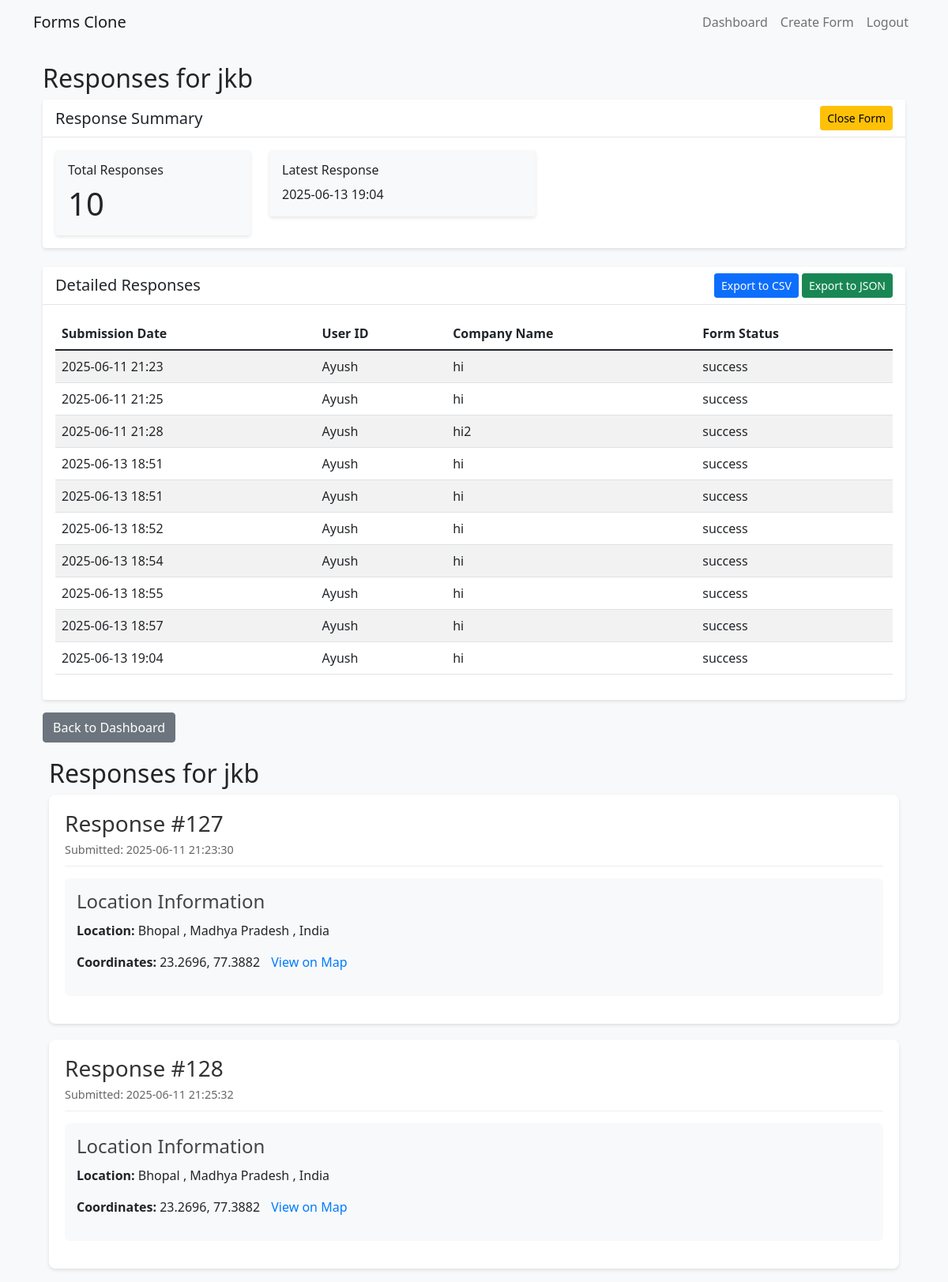
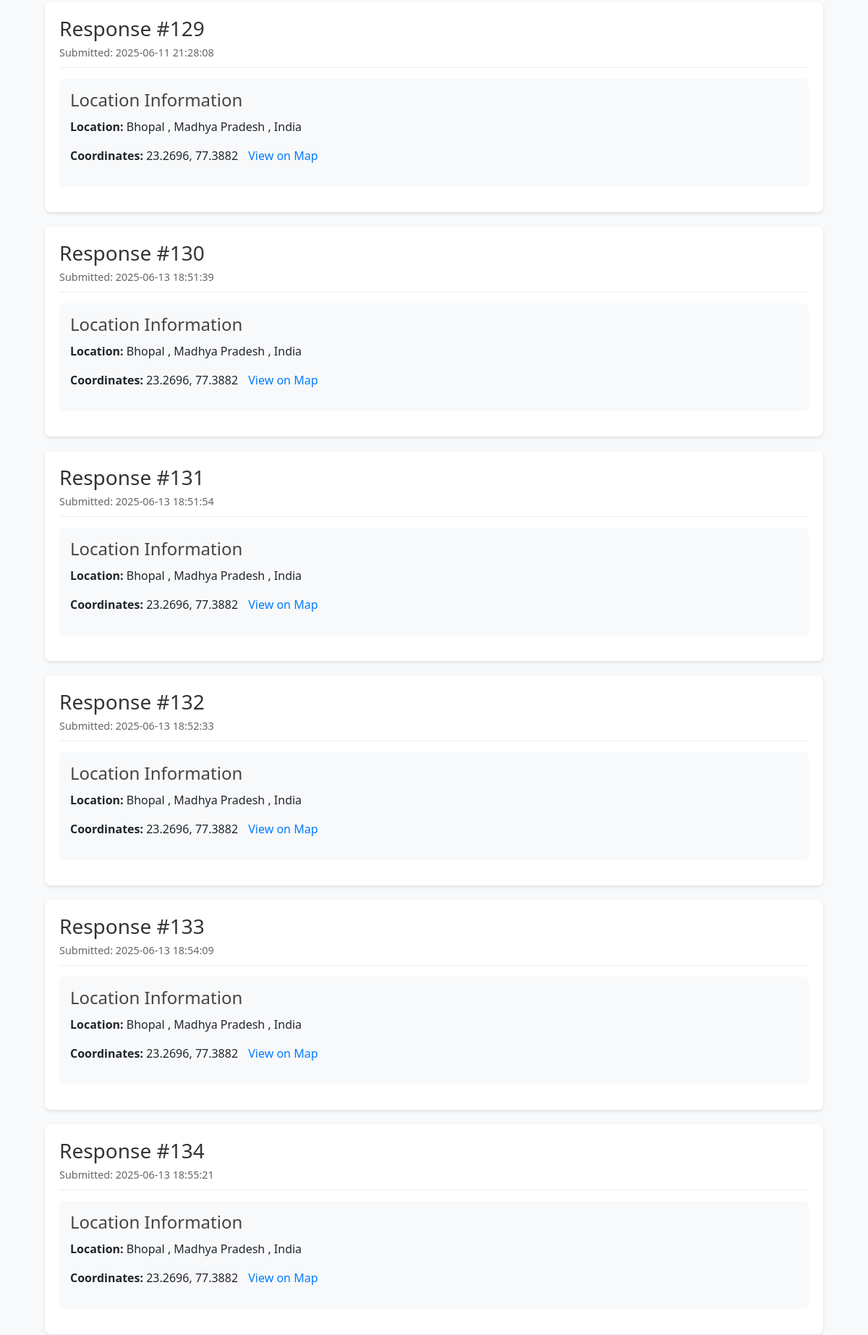
The page /form/79/responses (signed in, upper part) on the database its author committed (2 pictures, top to bottom).
### app.py (models this page shows)
class Form(db.Model):
    id = db.Column(db.Integer, primary_key=True)
    title = db.Column(db.String(200), nullable=False)
    description = db.Column(db.Text)
    score = db.Column(db.Integer, default=100)
    created_at = db.Column(db.DateTime, default=datetime.utcnow)
    user_id = db.Column(db.Integer, db.ForeignKey('user.id', name='fk_form_user'), nullable=False)
    company_id = db.Column(db.Integer, db.ForeignKey('company.id', name='fk_form_company'), nullable=True)
    questions = db.relationship('Question', backref='form', lazy=True, cascade='all, delete-orphan')
    responses = db.relationship('Response', backref='form', lazy=True, cascade='all, delete-orphan')
    is_closed = db.Column(db.Boolean, default=False)  # New field to track if the form is closed/expired
    requires_consent = db.Column(db.Boolean, default=True)  # Require privacy policy and terms consent
    is_quiz = db.Column(db.Boolean, default=False)  # Is this form a quiz?
    passing_score = db.Column(db.Integer, default=0)  # Passing score percentage
    show_score = db.Column(db.Boolean, default=True)  # Whether to show score to respondents
    merged_url = db.Column(db.String(255), nullable=True, default='')

class Response(db.Model):
    id = db.Column(db.Integer, primary_key=True)
    form_id = db.Column(db.Integer, db.ForeignKey('form.id'), nullable=False)
    submitted_at = db.Column(db.DateTime, default=datetime.utcnow)
    company_id = db.Column(db.Integer, db.ForeignKey('company.id', name='fk_response_company'), nullable=True)
    user_id = db.Column(db.String(100), nullable=True)
    company_name = db.Column(db.String(200), nullable=True)
    answers = relationship('Answer', backref='response', lazy=True, cascade='all, delete-orphan')
    subquestion_answers = relationship('SubQuestionAnswer', backref='response', lazy=True,
                                      cascade='all, delete-orphan')
    company = relationship('Company', backref='responses')
    utm_source = db.Column(db.String(100), nullable=True)
    utm_medium = db.Column(db.String(100), nullable=True)
    utm_campaign = db.Column(db.String(100), nullable=True)
    utm_content = db.Column(db.String(100), nullable=True)
    utm_term = db.Column(db.String(100), nullable=True)
    device_type = db.Column(db.String(20), nullable=True)
    has_consent = db.Column(db.Boolean, default=False)
    score = db.Column(db.Integer, nullable=True)  # Quiz score (total points)
    max_score = db.Column(db.Integer, nullable=True)  # Maximum possible score
    passed = db.Column(db.Boolean, nullable=True)  # Whether the user passed
    form_score = db.Column(db.Integer, default=100)
    status = db.Column(db.String(50), default="success")
    sub1 = db.Column(db.String(100), nullable=True)

class Geolocation(db.Model):
    id = db.Column(db.Integer, primary_key=True)
    response_id = db.Column(db.Integer, db.ForeignKey('response.id'), nullable=False)
    latitude = db.Column(db.Float, nullable=True)
    longitude = db.Column(db.Float, nullable=True)
    city = db.Column(db.String(100), nullable=True)
    region = db.Column(db.String(100), nullable=True)
    country = db.Column(db.String(100), nullable=True)
    ip_address = db.Column(db.String(50), nullable=True)
    created_at = db.Column(db.DateTime, default=datetime.utcnow)
    response = db.relationship('Response', backref='geolocation')

### app.py (the view)
@app.route('/form/<int:form_id>/responses')
@login_required
def view_responses(form_id):
    form = Form.query.get_or_404(form_id)
    if form.user_id != current_user.id:
        flash('You do not have permission to view these responses')
        return redirect(url_for('dashboard'))
    responses = Response.query.filter_by(form_id=form_id).all()
    response_data = []
    for response in responses:
        geo = Geolocation.query.filter_by(response_id=response.id).first()
        response_data.append({
            'response': response,
            'geolocation': geo
        })
    return render_template('view_responses.html', form=form, response_data=response_data)

### app.py (called while the page is built)
@app.context_processor
def inject_now():
    return {'now': datetime.now()}

@app.context_processor
def inject_csrf_token():
    return {'csrf_token': lambda: 'dummy_token'}

@login_manager.user_loader
def load_user(user_id):
    return User.query.get(int(user_id))

### templates/view_responses.html (shortened to what this page needs)
{% extends "base.html" %}
{% block content %}
<div class="container mt-4">
    <h2>Responses for {{ form.title }}</h2>
    <div class="card mb-4">
        <div class="card-header d-flex justify-content-between align-items-center">
            <h5 class="mb-0">Response Summary</h5>
            <div>
                <form action="{{ url_for('toggle_form_status', form_id=form.id) }}" method="POST" class="d-inline">
                    <button type="submit" class="btn btn-sm {% if form.is_closed %}btn-success{% else %}btn-warning{% endif %}">
                        {% if form.is_closed %}
                        <i class="bi bi-unlock"></i> Reopen Form
                        {% else %}
                         Close Form
                        {% endif %}
                    </button>
                </form>
            </div>
        </div>
        <div class="card-body">
            <div class="row">
                <div class="col-md-3">
                    <div class="card bg-light">
                        <div class="card-body">
                            <h6 class="card-title">Total Responses</h6>
                            <p class="card-text display-6">{{ response_data|length }}</p>
                        </div>
                    </div>
                </div>
                <div class="col-md-{% if form.is_quiz %}3{% else %}4{% endif %}">
                    <div class="card bg-light">
                        <div class="card-body">
                            <h6 class="card-title">Latest Response</h6>
                            <p class="card-text">{% if response_data %}{{ moment(response_data|map(attribute='response')|sort(attribute='submitted_at')|last|attr('submitted_at')).format('YYYY-MM-DD HH:mm') }}{% else %}No responses yet{% endif %}</p>
                        </div>
                    </div>
                </div>
            </div>
        </div>
    </div>
    <div class="card">
        <div class="card-header d-flex justify-content-between align-items-center">
            <h5 class="mb-0">Detailed Responses</h5>
            <div>
                <button class="btn btn-sm btn-primary" onclick="exportToCSV()">Export to CSV</button>
                <a href="{{ url_for('export_responses_json', form_id=form.id) }}" class="btn btn-sm btn-success">Export to JSON</a>
            </div>
        </div>
        <div class="card-body">
            <div class="table-responsive">
                <table class="table table-striped" id="responsesTable">
                    <thead>
                        <tr>
                            <th>Submission Date</th>
                            <th>User ID</th>
                            <th>Company Name</th>
                            <th>Form Status</th>
                        </tr>
                    </thead>
                    <tbody>
                        {% for data in response_data %}
                        {% set response = data.response %}
                        <tr>
                            <td>{{ moment(response.submitted_at).format('YYYY-MM-DD HH:mm') }}</td>
                            <td>{{ response.user_id if response.user_id else 'N/A' }}</td>
                            <td>{{ response.company_name if response.company_name else 'N/A' }}</td>
                            <td>{{ response.status if response.status else 'N/A' }}</td>
                        </tr>
                        {% endfor %}
                    </tbody>
                </table>
            </div>
        </div>
    </div>
    <div class="mt-3">
        <a href="{{ url_for('dashboard') }}" class="btn btn-secondary">Back to Dashboard</a>
    </div>
</div>
<div class="responses-container">
    <h2>Responses for {{ form.title }}</h2>
    {% for data in response_data %}
    <div class="response-card">
        <div class="response-header">
            <h3>Response #{{ data.response.id }}</h3>
            <p class="timestamp">Submitted: {{ data.response.submitted_at.strftime('%Y-%m-%d %H:%M:%S') }}</p>
        </div>
        {% if data.geolocation %}
        <div class="geolocation-info">
            <h4>Location Information</h4>
            <p>
                {% if data.geolocation.city or data.geolocation.region or data.geolocation.country %}
                    <strong>Location:</strong>
                    {% if data.geolocation.city %}{{ data.geolocation.city }}{% endif %}
                    {% if data.geolocation.region %}, {{ data.geolocation.region }}{% endif %}
                    {% if data.geolocation.country %}, {{ data.geolocation.country }}{% endif %}
                {% endif %}
            </p>
            {% if data.geolocation.latitude and data.geolocation.longitude %}
            <p>
                <strong>Coordinates:</strong>
                {{ data.geolocation.latitude }}, {{ data.geolocation.longitude }}
                <a href="https://www.google.com/maps?q={{ data.geolocation.latitude }},{{ data.geolocation.longitude }}"
                   target="_blank" rel="noopener" class="map-link">View on Map</a>
            </p>
            {% endif %}
        </div>
        {% endif %}
    </div>
    {% endfor %}
</div>
{% endblock %}

### static/css/style.css (style rules this page uses)
body { background-color: #f8f9fa; }
.card { box-shadow: 0 2px 4px rgba(0, 0, 0, 0.1); border: none; }
.card-header { background-color: #fff; border-bottom: 1px solid rgba(0, 0, 0, 0.1); }
.card-title { margin-bottom: 0.5rem; font-weight: 500; }

### templates/view_responses.html (style rules this page uses)
.responses-container { max-width: 1200px; margin: 0 auto; padding: 20px; }
.response-card { background: #fff; border-radius: 8px; box-shadow: 0 2px 4px rgba(0,0,0,0.1); margin-bottom: 20px; padding: 20px; }
.response-header { border-bottom: 1px solid #eee; margin-bottom: 15px; padding-bottom: 10px; }
.response-header h3 { margin: 0; color: #333; }
.timestamp { color: #666; font-size: 0.9em; margin: 5px 0 0; }
.geolocation-info { background: #f8f9fa; border-radius: 6px; padding: 15px; margin-bottom: 15px; }
.geolocation-info h4 { margin: 0 0 10px; color: #444; }
.map-link { display: inline-block; margin-left: 10px; color: #007bff; text-decoration: none; }

### rows shown on the page
Form: title "jkb"
Response: submitted_at "2025-06-11 21:23", user "Ayush", company_name "hi", status "success", response.id "127", response.submitted_at "2025-06-11 21:23:30"
Response: submitted_at "2025-06-11 21:25", user "Ayush", company_name "hi", status "success", response.id "128", response.submitted_at "2025-06-11 21:25:32"
Response: submitted_at "2025-06-11 21:28", user "Ayush", company_name "hi2", status "success", response.id "129", response.submitted_at "2025-06-11 21:28:08"
Response: submitted_at "2025-06-13 18:51", user "Ayush", company_name "hi", status "success", response.id "130", response.submitted_at "2025-06-13 18:51:39"
Response: submitted_at "2025-06-13 18:51", user "Ayush", company_name "hi", status "success", response.id "131", response.submitted_at "2025-06-13 18:51:54"
Response: submitted_at "2025-06-13 18:52", user "Ayush", company_name "hi", status "success", response.id "132", response.submitted_at "2025-06-13 18:52:33"
Response: submitted_at "2025-06-13 18:54", user "Ayush", company_name "hi", status "success", response.id "133", response.submitted_at "2025-06-13 18:54:09"
Response: submitted_at "2025-06-13 18:55", user "Ayush", company_name "hi", status "success", response.id "134", response.submitted_at "2025-06-13 18:55:21"
Response: submitted_at "2025-06-13 18:57", user "Ayush", company_name "hi", status "success"
Response: submitted_at "2025-06-13 19:04", user "Ayush", company_name "hi", status "success"
Geolocation: geolocation.city "Bhopal", geolocation.region "Madhya Pradesh", geolocation.country "India", geolocation.latitude "23.2696", geolocation.longitude "77.3882"
Geolocation: geolocation.city "Bhopal", geolocation.region "Madhya Pradesh", geolocation.country "India", geolocation.latitude "23.2696", geolocation.longitude "77.3882"
Geolocation: geolocation.city "Bhopal", geolocation.region "Madhya Pradesh", geolocation.country "India", geolocation.latitude "23.2696", geolocation.longitude "77.3882"
Geolocation: geolocation.city "Bhopal", geolocation.region "Madhya Pradesh", geolocation.country "India", geolocation.latitude "23.2696", geolocation.longitude "77.3882"
Geolocation: geolocation.city "Bhopal", geolocation.region "Madhya Pradesh", geolocation.country "India", geolocation.latitude "23.2696", geolocation.longitude "77.3882"
Geolocation: geolocation.city "Bhopal", geolocation.region "Madhya Pradesh", geolocation.country "India", geolocation.latitude "23.2696", geolocation.longitude "77.3882"
Geolocation: geolocation.city "Bhopal", geolocation.region "Madhya Pradesh", geolocation.country "India", geolocation.latitude "23.2696", geolocation.longitude "77.3882"
Geolocation: geolocation.city "Bhopal", geolocation.region "Madhya Pradesh", geolocation.country "India", geolocation.latitude "23.2696", geolocation.longitude "77.3882"

### other values the page prints
{{ response_data|length }} "10"
